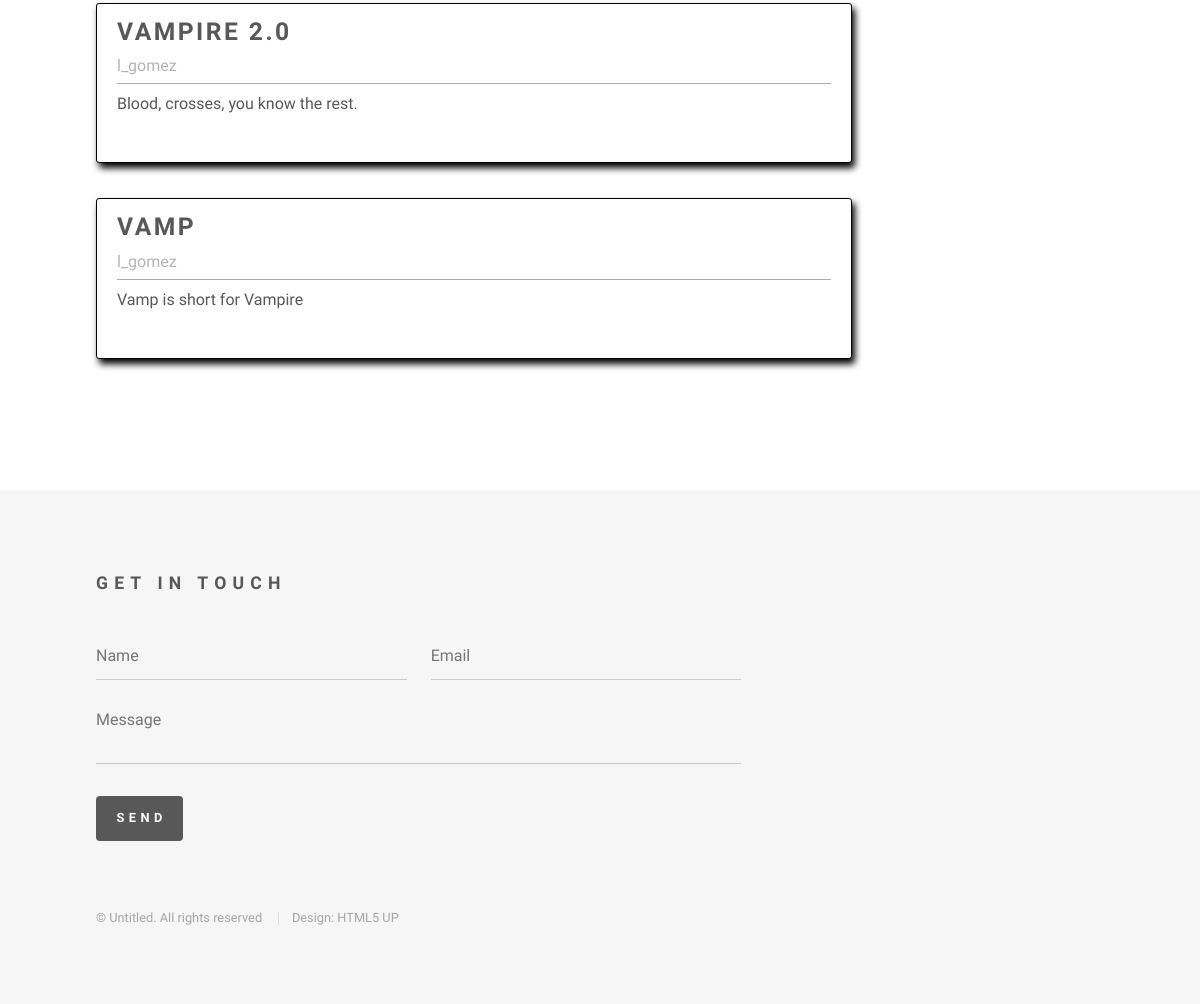
/races (signed in, lower part), run on an earlier commit of the app's database.
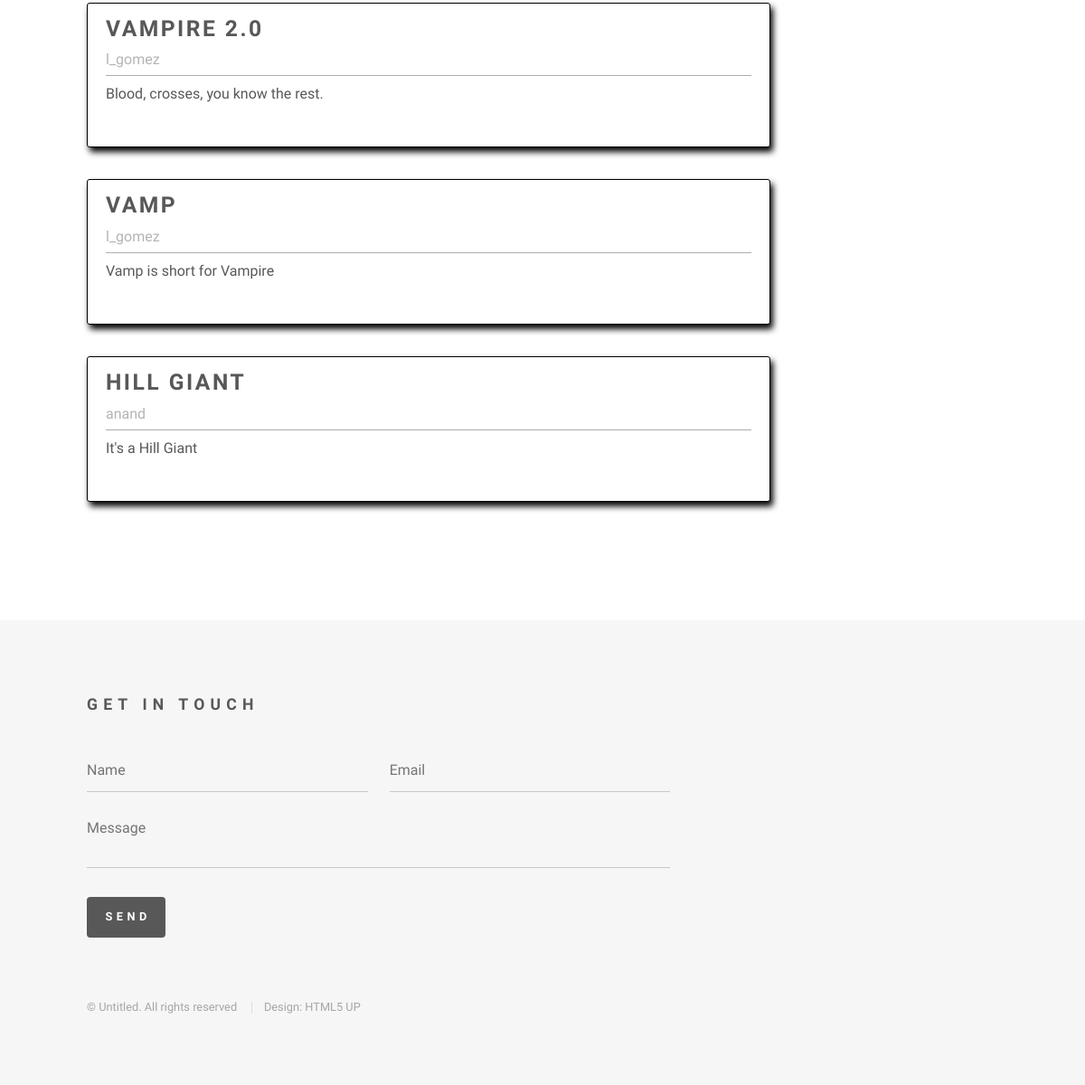
And on a later commit of the database.
### character_builder/models.py (models this page shows, shortened)
class Race(models.Model):
    SIZE_CHOICES = (
        ('T', "Tiny"),
        ('S', "Small"),
        ('M', "Medium"),
        ('L', "Large"),
        ('H', "Huge"),
        ('G', "Gargantuan")
    )
    name = models.CharField(max_length=100)
    description = models.TextField()
    age = models.IntegerField()
    alignment = models.CharField(max_length=100)
    size = models.CharField(max_length=1, choices=SIZE_CHOICES, default='M')
    speed = models.IntegerField()
    author = models.ForeignKey(User, on_delete=models.CASCADE)
    def get_absolute_url(self):
        return reverse('race_detail', args=[str(self.id)])

### character_builder/Views/Race.py (the view)
# urls.py: path('races', RaceListView.as_view(), name="race_view"),
class RaceListView(ListView):
    model = Race
    template_name = TEMPLATE_FOLDER + 'race_list.html'
    context_object_name = "races"

### templates/character_builder/race_list.html (shortened to what this page needs)
{% extends "base.html" %}
{% block content %}
{% for race in races %}
<article class="media content-section">
    <div class="media-body">
        <div class="article-metadata">
            <h2 class="cardlabel"><a class="article-title" href="{{ race.get_absolute_url }}">{{ race.name }}</a>
            </h2>
            <small class="text-mute"><a href="{% url 'profile_content' race.author.username %}"
                    class="edit">{{ race.author }}</a></small>
        </div>
        <p class="article-content">{{ race.description }}</p>
    </div>
</article>
{% endfor %}
{% endblock content %}

What changed in the data, as far as the page shows it:
added Race: name "HILL GIANT", author "anand", description "It's a Hill Giant"
